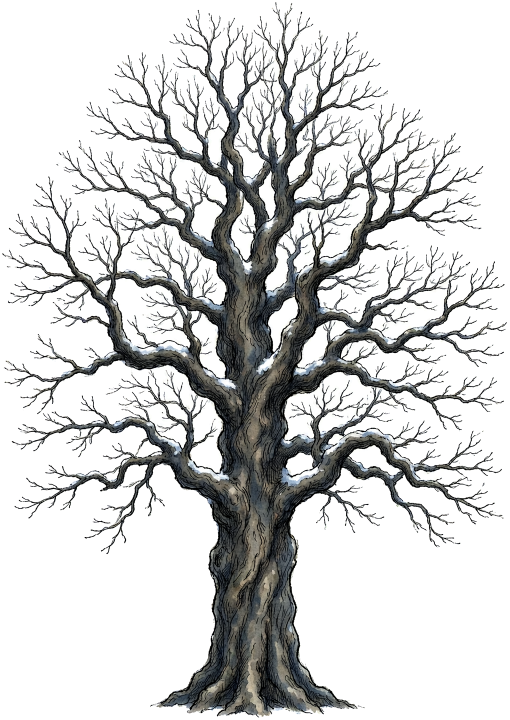
#> input picture assets/art/backdrop/tree_elm.png, 1020 x 1439 px (shown at 1/2 size)
$ python make_preview.py
#> lines starting #> are read from the running program, lines starting #| are printed output that depends on the picture
#!/usr/bin/env python3
"""
Offline composite to demonstrate the Jiangqiao near-tree / near-house depth bug
(v3.41) using the REAL game sprites -- no fake background, no fake soldier.

In the engine the near-house base is GroundY+8 = 663 and near trees were drawn
at base-y 672/676 but behind the houses (ZIndex -20 < -3). Because the tree's
base-y was LARGER (closer to camera) than the house base-y yet drawn behind it,
the tree trunk poked out beneath the house -> the house looked like it floated.

We reproduce the exact vertical relationship:
  - house base  = 663  (drawn ON TOP, ZIndex -3)
  - tree  base  = 672  BEFORE  (9px below house base -> trunk shows -> float)
  - tree  base  = 650  AFTER   (13px above house base -> no trunk below -> seated)

The preview maps world-y 1:1 to screen-y (both near objects share scale 1).
"""
import os
from PIL import Image, ImageDraw

ROOT = os.path.dirname(os.path.dirname(os.path.dirname(os.path.abspath(__file__))))
PROPS = os.path.join(ROOT, "assets/art/props")
BACK  = os.path.join(ROOT, "assets/art/backdrop")
OUT   = os.path.join(ROOT, "tools/tree_float_fix/previews")
os.makedirs(OUT, exist_ok=True)

HOUSE = os.path.join(PROPS, "house_burned_near.png")
TREE  = os.path.join(BACK,  "tree_elm.png")

CW, CH = 760, 520
HOUSE_BASE_Y = 360          # screen-y of house bottom (world 663)
HOUSE_H      = 300          # on-screen house height
TREE_H       = 330          # on-screen tree height

def snow_bg():
    img = Image.new("RGBA", (CW, CH), (0, 0, 0, 0))
#> img: PIL image 760x520 RGBA; every value is 0
    px = img.load()
    for y in range(CH):
        # gentle top->bottom snow gradient
        t = y / (CH - 1)
        r = int(0.80 * (1 - t) * 255 + 0.86 * t * 255)
        g = int(0.83 * (1 - t) * 255 + 0.88 * t * 255)
        b = int(0.85 * (1 - t) * 255 + 0.90 * t * 255)
        for x in range(CW):
            px[x, y] = (r, g, b, 255)
    return img

def place(base_img, sprite, cx, base_y, h):
    """Paste sprite so its bottom-center sits at (cx, base_y), scaled to height h."""
#> called with cx = 420, base_y = 369, h = 330
    w = int(sprite.width * h / sprite.height)
#> w = 233
    s = sprite.resize((w, h), Image.LANCZOS)
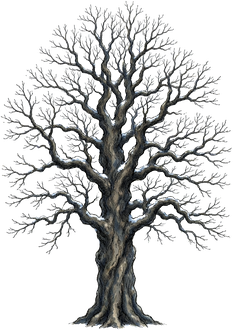
#> s: PIL image 233x330 RGBA; mean R, G, B, A 65.9, 66.6, 66.3, 88.9; transparent parts drawn white
    x0 = int(cx - w / 2)
#> x0 = 303
    y0 = int(base_y - h)
    base_img.alpha_composite(s, (x0, y0))
    return base_img

def build(tree_base_y, label):
    img = snow_bg()
    # tree drawn FIRST (behind, ZIndex -20)
    place(img, Image.open(TREE).convert("RGBA"), CW // 2 + 40, tree_base_y, TREE_H)
    # house drawn ON TOP (ZIndex -3)
    place(img, Image.open(HOUSE).convert("RGBA"), CW // 2 - 30, HOUSE_BASE_Y, HOUSE_H)
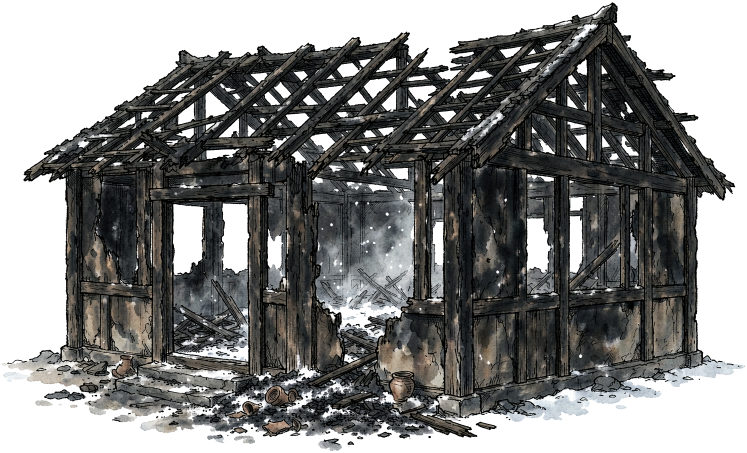
#> input picture assets/art/props/house_burned_near.png, 1494 x 906 px (shown at 1/2 size)
#> call 2 of place, with cx = 350, base_y = 360, h = 300
#> in place (call 2), `w = int(sprite.width * h / sprite.height)`: w = 494
#> in place (call 2), `s = sprite.resize((w, h), Image.LANCZOS)`:
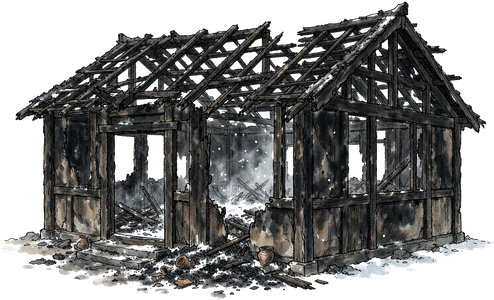
#> s: PIL image 494x300 RGBA; mean R, G, B, A 50.8, 51.2, 50.3, 166.9; transparent parts drawn white
#> in place (call 2), `x0 = int(cx - w / 2)`: x0 = 103
#> in place (call 2), `base_img.alpha_composite(s, (x0, y0))`:
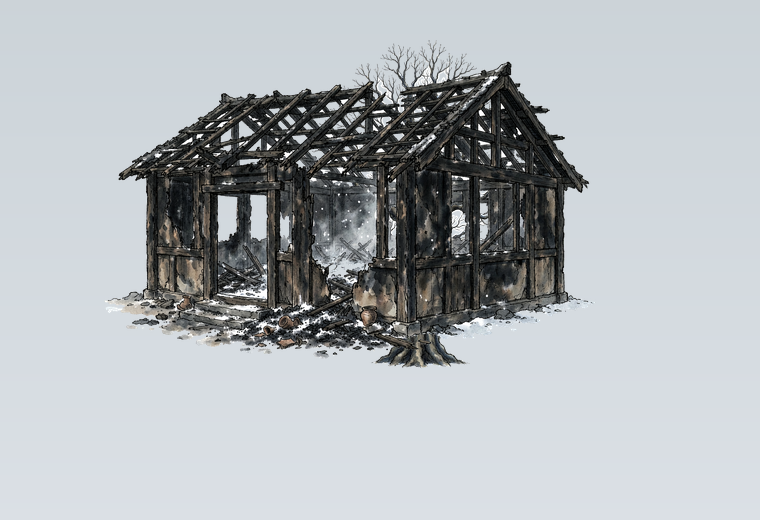
#> base_img: PIL image 760x520 RGBA; mean R, G, B, A 175.8, 180.7, 184.1, 255
    d = ImageDraw.Draw(img)
    d.text((16, 14), label, fill=(40, 30, 24, 255))
    # mark the house base line
    d.line([(0, HOUSE_BASE_Y), (CW, HOUSE_BASE_Y)], fill=(180, 60, 50, 160), width=1)
    return img

before = build(HOUSE_BASE_Y + (672 - 663), "BEFORE  tree base 672 (9px below house base 663) -> FLOATS")
after  = build(HOUSE_BASE_Y + (650 - 663), "AFTER   tree base 650 (13px above house base 663) -> SEATED")
#> call 3 of place, with cx = 420, base_y = 347, h = 330
#> in place (call 3), `w = int(sprite.width * h / sprite.height)`: w = 233
#> in place (call 3), `x0 = int(cx - w / 2)`: x0 = 303
#> in place (call 3), `base_img.alpha_composite(s, (x0, y0))`:
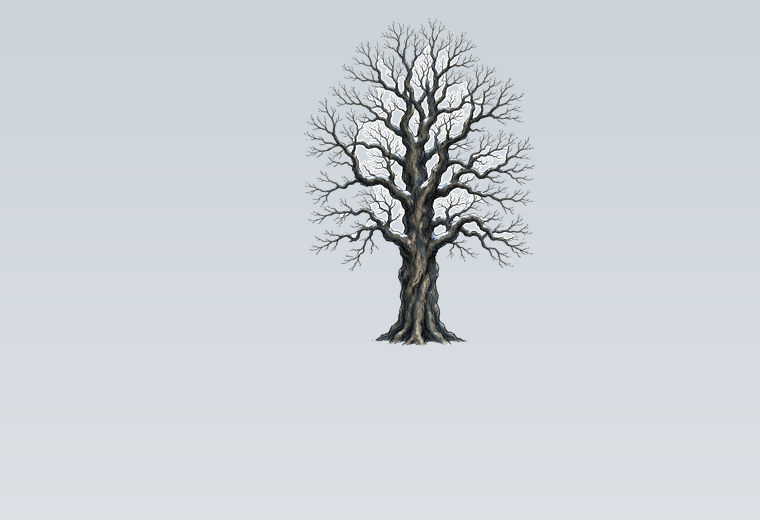
#> base_img: PIL image 760x520 RGBA; mean R, G, B, A 204.9, 210.9, 215.7, 255

b = os.path.join(OUT, "v56_jq_treefloat_before.png")
a = os.path.join(OUT, "v56_jq_treefloat_after.png")
before.save(b)
after.save(a)

# side-by-side
both = Image.new("RGBA", (CW * 2 + 10, CH), (255, 255, 255, 255))
#> both: PIL image 1530x520 RGBA; every value is 255
both.alpha_composite(before, (0, 0))
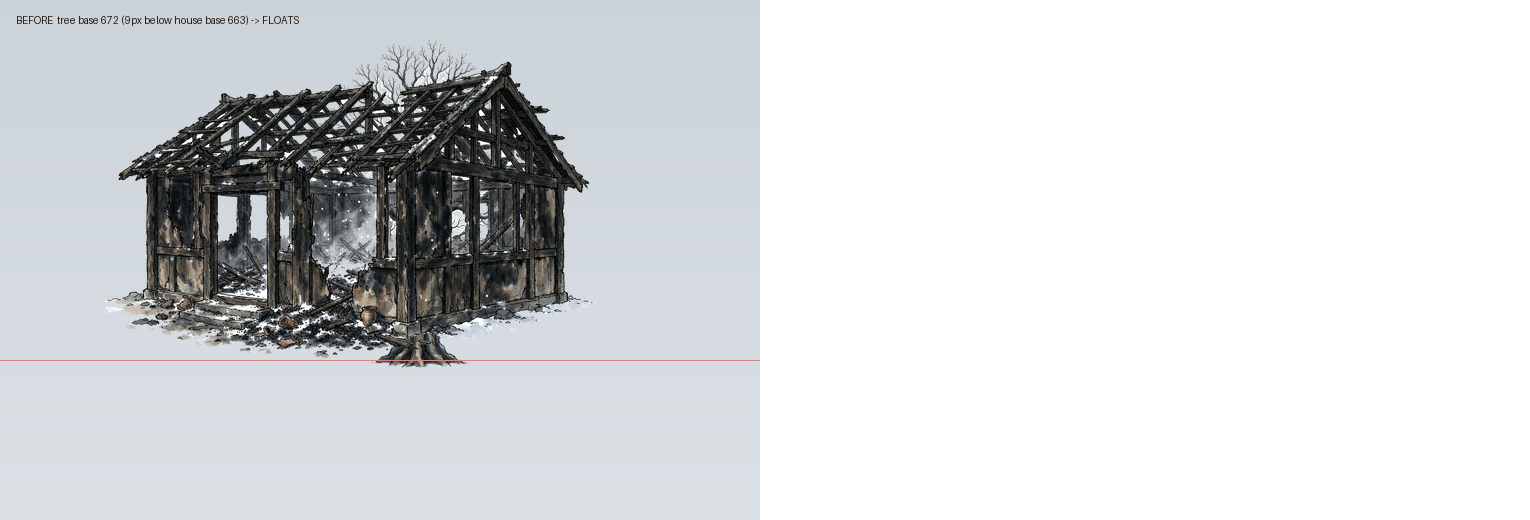
#> both: PIL image 1530x520 RGBA; mean R, G, B, A 215.6, 217.9, 219.6, 255
both.alpha_composite(after, (CW + 10, 0))
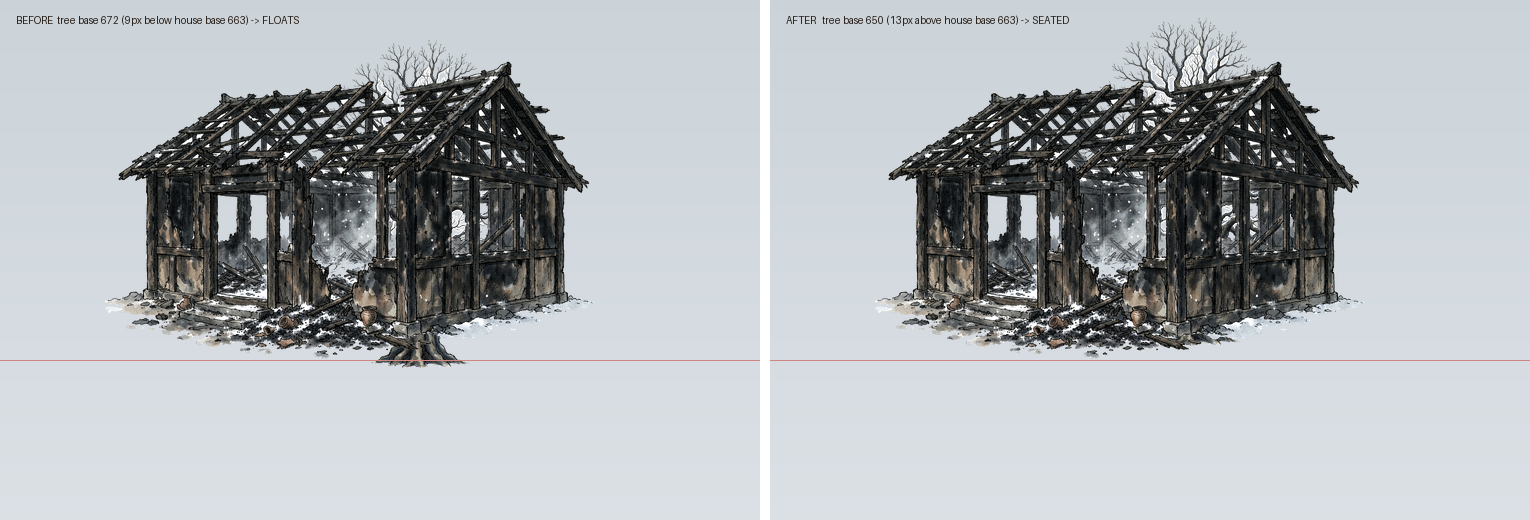
#> both: PIL image 1530x520 RGBA; mean R, G, B, A 176.2, 180.8, 184.2, 255
both.convert("RGB").save(os.path.join(OUT, "v56_jq_treefloat_compare.png"))
print("wrote:", b)
print("wrote:", a)
print("wrote:", os.path.join(OUT, "v56_jq_treefloat_compare.png"))
